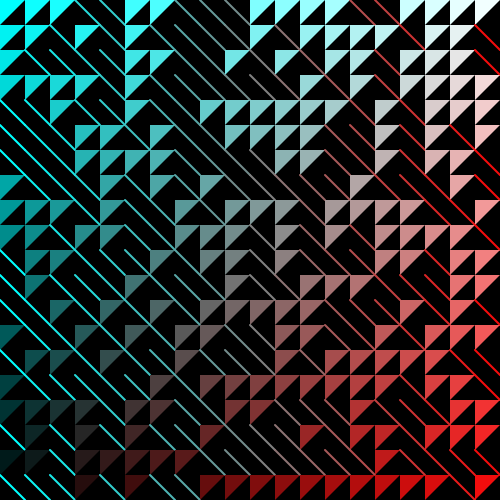
Frame 1 (no input)
Frame 60 (no input): identical to frame 1, image omitted
Frame 120 (the mouse pressed at the canvas centre since frame 60): identical to frame 1, image omitted

The p5.js sketch that drew this single still picture (run headless with seeded random() and noise() and a simulated clock; from frame 60 on, the mouse is pressed at the canvas centre):

// p5.js sketch
// ── sketch.js
/**
 * @Author: viviennemulvey
 * @Date:   2020-09-23T09:26:27+01:00
 * @Last modified by:   viviennemulvey
 * @Last modified time: 2020-11-03T14:27:40+00:00
 */


let width = 500;
let height = 500;
let numOfObjects = 20;
let size = width / numOfObjects;

function setup() {
  createCanvas(500, 500);
  noStroke();
  colorMode(RGB,numOfObjects,numOfObjects,numOfObjects);
  rectMode(CENTER);
  background(0);
  //noLoop();

}

function draw() {

  randomSeed(56); //fixes the pattern on x seed
  background(0);

  for (let j = 0; j < numOfObjects; j++) {
    for (let i = 0; i < numOfObjects; i++) {
      let transX = i * size;
      let transY = j * size;
      push();
      translate(transX, transY);
      let direction = round(random(0, 1));
      //console.log(direction)
      if (direction == 0) {
        fill(i,numOfObjects-j,numOfObjects-j);
        beginShape(TRIANGLES);
        vertex(0, 0);
        vertex(size, 0);
        vertex(0, size);
        endShape();


      } else {
        stroke(i,numOfObjects-i,numOfObjects-i);
        strokeWeight(2);
        line(0, 0, size, size);

      }
      pop();
    }
  }
}
